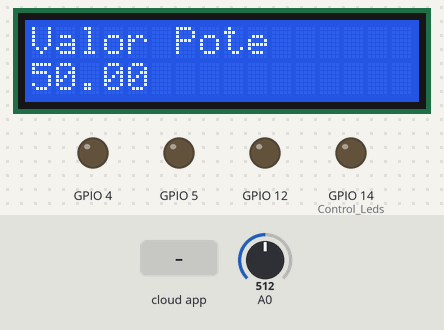
Recording of a sketch running on a simulated ESP8266 (NodeMCU). Parts: 16×2 character LCD, output pins drawn as LEDs (lit = HIGH). The test bench sets the inputs (shaded band); at power-on: A0 = 512.

Above: at 4.3 s.
4.4 s: the phone or cloud app sets led to 1
At 5.6 s:
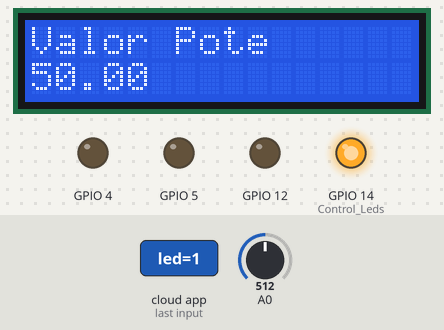
6.1 s: A0 set to 716
At 7.4 s:
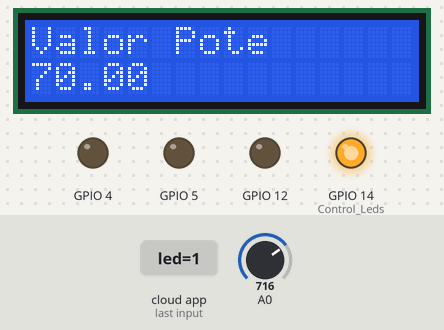
7.7 s: A0 set to 900
At 8.4 s:
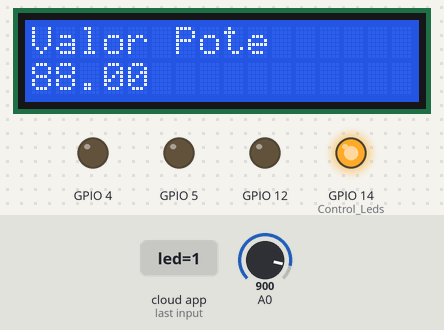
9.2 s: A0 set to 1023
At 10.4 s:
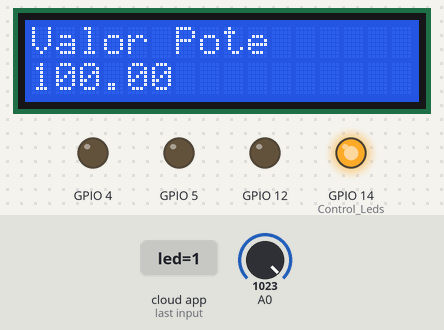
10.8 s: the phone or cloud app sets led to 0
At 11.3 s:
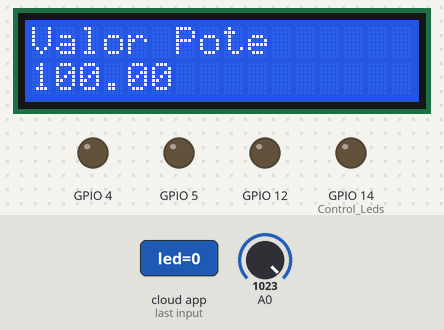
12.4 s: the phone or cloud app sets led to 10
At 13.5 s:
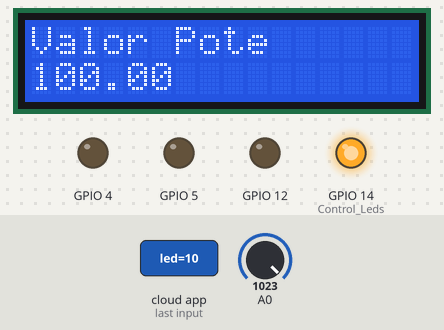
Timing chart, 0 to 14.9 s (numbered marks = the images above; inputs shaded):
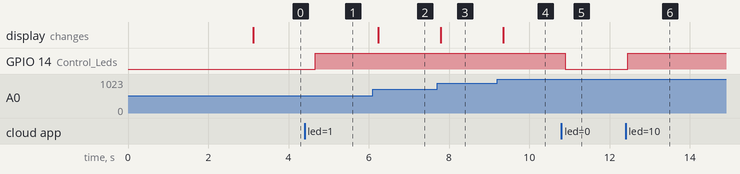

The sketch:

thinger_io.ino
```cpp
#include <ESP8266WiFi.h>
#include <ThingerESP8266.h>
#include <LiquidCrystal_I2C.h>

#define USERNAME "juanchitrimaker"
#define DEVICE_ID "ESP8266_POTE"
#define DEVICE_CREDENTIAL "tTmaE7H$hTBr"
#define LATITUDE "-58.430916"
#define LONGITUDE "-34.593215"

#define LATITUDE2 "58.430916"
#define LONGITUDE2 "-34.593215"

#define LATITUDE3 "-58.430916"
#define LONGITUDE3 "34.593215"


#define SSID_WiFi "Wideo"
#define SSID_PASSWORD "churnparamkt<5%"

ThingerESP8266 thing(USERNAME, DEVICE_ID, DEVICE_CREDENTIAL);

int variable=0,leds=0, i=0;
float total=0;
String val,latitude,longitude;

// Set the LCD address to 0x27 for a 16 chars and 2 line display
LiquidCrystal_I2C lcd(0x27,20,4);

void Control_Leds(void);

void setup() {

  pinMode(5,OUTPUT);
  pinMode(4,OUTPUT);
  pinMode(14,OUTPUT);
  pinMode(12,OUTPUT);

  digitalWrite(4,LOW);
  digitalWrite(5,LOW);
  digitalWrite(12,LOW);
  digitalWrite(14,LOW);
  latitude = LATITUDE;
  longitude = LONGITUDE;
  thing.add_wifi(SSID_WiFi, SSID_PASSWORD);

  // digital pin control example (i.e. turning on/off a light, a relay, configuring a parameter, etc)
  thing["led"] <<  digitalPin(14);
  // allow reading potenciometro
  thing["percent"] >> [](pson& out){ out = map(analogRead(A0), 0, 1023, 0, 100);};

  //GPS Location
  thing["location"] >> [](pson& out){out["lat"] = latitude; out["lon"] = longitude;};

  //Set LCD
  Wire.begin(2,0);
  lcd.begin(16,2);
  lcd.setBacklight(LCD_BACKLIGHT);
  lcd.home();
  lcd.print("IoT Example");
  delay(3000);

  //Put INFO LCD
  lcd.setCursor(0, 0);
  lcd.print("WIFI Connected");
  lcd.setCursor(0, 1);
  lcd.print("IP:"); // Start Print Test to Line 2
  lcd.print(WiFi.localIP());

}

void loop() {
  thing.handle();

   variable = analogRead(A0);
   total = map(variable, 0, 1023, 0, 100);  // convertir a porcentaje

   val = String(total);
   //sprintf(val, "%f", total);
   //Put INFO LCD
   lcd.clear();
   lcd.setCursor(0, 0);
   lcd.print("Valor Pote");
   lcd.setCursor(0, 1);
   lcd.print(val);

   delay(500);
   if(i >= 25 && i<50){
      latitude = LATITUDE2;
      longitude = LONGITUDE2;
   }
   if(i >= 50){
      latitude = LATITUDE3;
      longitude = LONGITUDE3;
   }
   Control_Leds();


}

void Control_Leds(){

  if(digitalRead(14) == HIGH){
    switch(i){
      case 10:  digitalWrite(4,HIGH);
                digitalWrite(5,LOW);
                digitalWrite(12,LOW);
                break;
      case 20:  digitalWrite(4,LOW);
                digitalWrite(5,HIGH);
                digitalWrite(12,LOW);
                break;
      case 30:  digitalWrite(4,LOW);
                digitalWrite(5,LOW);
                digitalWrite(12,HIGH);
                break;
      case 40:  digitalWrite(4,HIGH);
                digitalWrite(5,HIGH);
                digitalWrite(12,LOW);
                break;
      case 50:  digitalWrite(4,HIGH);
                digitalWrite(5,LOW);
                digitalWrite(12,HIGH);
                break;
      case 60:  i==0;
                break;
      default:  break;
      i++;
    }

  }
  if(digitalRead(14) == LOW){
      digitalWrite(4,LOW);
      digitalWrite(5,LOW);
      digitalWrite(12,LOW);
  }

}
```

Measured:
- after the input at 4.4 s, GPIO 14 (Control_Leds): LOW → HIGH after 0.26 s
- after the input at 6.1 s, the display: changes after 0.14 s (image 2)
- after the input at 7.7 s, the display: changes after 0.09 s (image 3)
- after the input at 9.2 s, the display: changes after 0.15 s (image 4)
- after the input at 10.8 s, GPIO 14 (Control_Leds): HIGH → LOW after 0.09 s
- after the input at 12.4 s, GPIO 14 (Control_Leds): LOW → HIGH after 0.05 s
